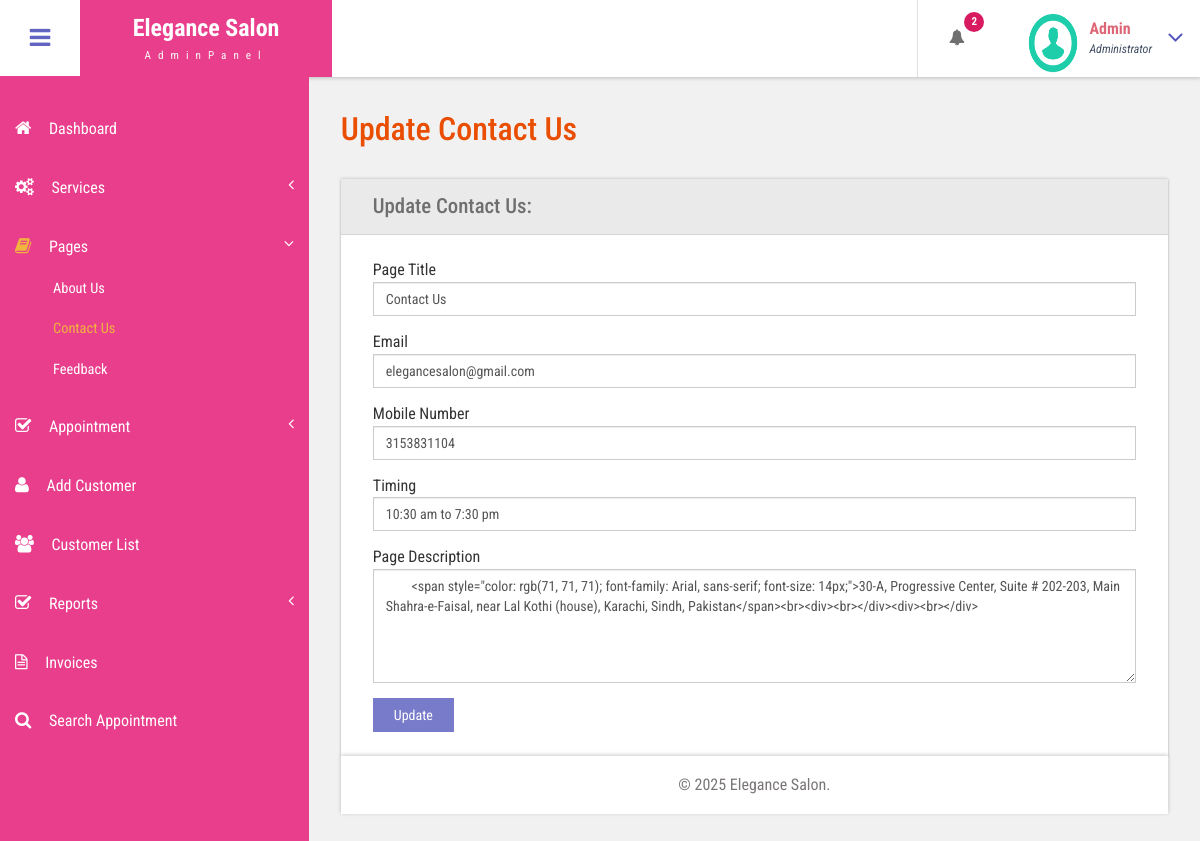
Screenshot of /admin/contact-us.php (signed in) with the database file from the repository.
### tables this page shows
CREATE TABLE `tblpage` (
  `ID` int(10) NOT NULL,
  `PageType` varchar(200) DEFAULT NULL,
  `PageTitle` mediumtext DEFAULT NULL,
  `PageDescription` mediumtext DEFAULT NULL,
  `Email` varchar(200) DEFAULT NULL,
  `MobileNumber` bigint(10) DEFAULT NULL,
  `UpdationDate` date DEFAULT NULL,
  `Timing` varchar(200) NOT NULL
);

### admin/contact-us.php (the view, shortened to what this page needs)
<?php
include('includes/dbconnection.php');
if (strlen($_SESSION['bpmsaid']==0)) {
  header('location:logout.php');
  } else{
  ?>
<!DOCTYPE HTML>
<html>
<head>
<link href="css/bootstrap.css" rel='stylesheet' type='text/css' />
<link href="css/style.css" rel='stylesheet' type='text/css' />
<link href="css/font-awesome.css" rel="stylesheet">
<link href="css/animate.css" rel="stylesheet" type="text/css" media="all">
<link href="css/custom.css" rel="stylesheet">
</head>
<body class="cbp-spmenu-push">
	<div class="main-content">
		 <?php include_once('includes/sidebar.php');?>
	 <?php include_once('includes/header.php');?>
		<div id="page-wrapper">
			<div class="main-page">
				<div class="forms">
					<h3 class="title1">Update Contact Us</h3>
					<div class="form-grids row widget-shadow" data-example-id="basic-forms">
						<div class="form-title">
							<h4>Update Contact Us:</h4>
						</div>
						<div class="form-body">
							<form method="post">
  <?php
$ret=mysqli_query($con,"select * from  tblpage where PageType='contactus'");
while ($row=mysqli_fetch_array($ret)) {
?>
							 <div class="form-group"> <label for="exampleInputEmail1">Page Title</label> <input type="text" class="form-control" name="pagetitle" id="pagetitle" value="<?php  echo $row['PageTitle'];?>" required="true"> </div><div class="form-group"> <label for="exampleInputEmail1">Email</label> <input type="text" class="form-control" name="email" id="email" value="<?php  echo $row['Email'];?>" required="true"> </div><div class="form-group"> <label for="exampleInputEmail1">Mobile Number</label> <input type="text" class="form-control" name="mobnumber" id="mobnumber" value="<?php  echo $row['MobileNumber'];?>" required="true"> </div><div class="form-group"> <label for="exampleInputEmail1">Timing</label> <input type="text" class="form-control" name="timing" id="timing" value="<?php  echo $row['Timing'];?>" required="true"> </div> <div class="form-group"> <label for="exampleInputPassword1">Page Description</label> <textarea name="pagedes" id="pagedes" rows="5" class="form-control">
        <?php  echo $row['PageDescription'];?></textarea> </div>
							 <?php } ?>
							  <button type="submit" name="submit" class="btn btn-default">Update</button> </form>
						</div>
					</div>
			</div>
		</div>
		 <?php include_once('includes/footer.php');?>
	</div>
</body>
</html>
<?php } ?>

### admin/includes/header.php (shortened to what this page needs)
<div class="sticky-header header-section ">
      <div class="header-left">
        <button id="showLeftPush"><i class="fa fa-bars"></i></button>
        <div class="logo">
          <a href="index.html">
            <h1>Elegance Salon</h1>
            <span>AdminPanel</span>
          </a>
        </div>
      </div>
      <div class="header-right">
        <div class="profile_details_left">
          <ul class="nofitications-dropdown">
            <?php
$ret1=mysqli_query($con,"select ID,Name from  tblappointment where Status=''");
$num=mysqli_num_rows($ret1);
?>
            <li class="dropdown head-dpdn">
              <a href="#" class="dropdown-toggle" data-toggle="dropdown" aria-expanded="false"><i class="fa fa-bell"></i><span class="badge blue"><?php echo $num;?></span></a>
            </li>
          </ul>
          <div class="clearfix"> </div>
        </div>
        <div class="profile_details">
        <?php
$adid=$_SESSION['bpmsaid'];
$ret=mysqli_query($con,"select AdminName from tbladmin where ID='$adid'");
$row=mysqli_fetch_array($ret);
$name=$row['AdminName'];
?>
          <ul>
            <li class="dropdown profile_details_drop">
              <a href="#" class="dropdown-toggle" data-toggle="dropdown" aria-expanded="false">
                <div class="profile_img">
                  <span class="prfil-img"><img src="images/download (1).png" alt="" width="50" height="60"> </span>
                  <div class="user-name">
                    <p><?php echo $name; ?></p>
                    <span>Administrator</span>
                  </div>
                  <i class="fa fa-angle-down lnr"></i>
                  <div class="clearfix"></div>
                </div>
              </a>
            </li>
          </ul>
        </div>
      </div>
      <div class="clearfix"> </div>
    </div>

### admin/css/style.css (style rules this page uses)
h4, h5, h6, h1, h2, h3 { margin: 0; }
ul, ol { margin: 0; }
p { margin: 0; }
html, body { font-family: 'Roboto Condensed', sans-serif; font-size: 100%; overflow-x: hidden; background: #fff; }
body a { transition: 0.5s all ease; -webkit-transition: 0.5s all ease; -moz-transition: 0.5s all ease; -o-transition: 0.5s all ease; -ms-transition: 0.5s all ease; text-decoration:none; }
h1,h2,h3,h4,h5,h6 { margin:0; }
p { margin:0; }
ul,label { margin:0; padding:0; }
.main-content { position: relative; }
.sticky-header { position: fixed; top: 0; left:0px; width: 100%; z-index: 100; }
.header-section { background:#FFF; box-shadow: 1px 1px 4px rgba(0, 0, 0, 0.21); -webkit-box-shadow: 1px 1px 4px rgba(0, 0, 0, 0.21); -moz-box-shadow: 1px 1px 4px rgba(0, 0, 0, 0.21); -o-box-shadow: 1px 1px 4px rgba(0, 0, 0, 0.21); }
.header-section::after { clear: both; display: block; content: ''; }
.header-left { float: left; width: 45%; }
.header-right { float: right; }
button#showLeftPush { font-size: 1.5em; width: 80px; padding: 0.87em 0; text-align: center; cursor: pointer; float: left; color: #6F6F6F; -moz-transition: all 0.2s ease-out 0s; -webkit-transition: all 0.2s ease-out 0s; transition: all 0.2s ease-out 0s; border: none; background-color: #fff; outline:none; }
.cbp-spmenu-push { overflow-x: hidden; position: relative; }
.cbp-spmenu, .cbp-spmenu-push { -webkit-transition: all 0.3s ease; -moz-transition: all 0.3s ease; transition: all 0.3s ease; }
.cbp-spmenu-push div#page-wrapper { margin: 0 0 0 19.3em; transition:.5s all; -webkit-transition:.5s all; -moz-transition:.5s all; }
.fa { display: inline-block; font-family: FontAwesome; font-style: normal; font-weight: normal; line-height: 1; -webkit-font-smoothing: antialiased; -moz-osx-font-smoothing: grayscale; }
.logo { background: #e83e8c; text-align: center; float: left; }
.logo a { padding: 0.9em 3.3em .7em; display: block; text-decoration: none; }
.logo a h1 { color: #fff; font-size: 1.5em; line-height: 1.2em; font-weight: 700; }
.logo a span { color: #F8F8F8; font-size: .7em; text-align: center; letter-spacing: 7px; }
.profile_details_left { float: left; }
li.dropdown.head-dpdn { display: inline-block; padding: 1.7em 0; border-left: 1px solid #E0E0E0; float: left; }
li.dropdown.head-dpdn a.dropdown-toggle { padding: 1.7em 2em; }
i.fa.fa-bell { color:#6F6F6F; }
.header-right span.badge { font-size: 11px; font-weight: bold; color: #FFF; background: #8BC34A; line-height: 15px; width: 20px; height: 20px; border-radius: 2em; -webkit-border-radius: 2em; -moz-border-radius: 2em; -o-border-radius: 2em; text-align: center; display: inline-block; position: absolute; top: 16%; padding: 2px 0 0; }
.header-right span.blue { background-color:#D81B60; }
.profile_details { float: right; }
.profile_details_drop a.dropdown-toggle { display:block; padding: 0.8em 3em 0 2em; }
.profile_img span.prfil-img { float:left; }
.user-name { float:left; margin-top:8px; margin-left:11px; height:35px; }
.profile_details ul li { list-style-type:none; position:relative; }
.profile_details li a i.fa.lnr { position: absolute; top: 34%; right: 8%; color: #4F52BA; font-size: 1.6em; }
.user-name p { font-size:1em; color:#DD6777; line-height:1em; font-weight:700; }
.user-name span { font-size: .75em; font-style: italic; color: #424f63; font-weight: normal; margin-top: .3em; }
.charts,.row { margin: 2em 0 0; }
.widget-shadow { background-color: #fff; box-shadow: 0 -1px 3px rgba(0,0,0,.12),0 1px 2px rgba(0,0,0,.24); -webkit-box-shadow: 0 -1px 3px rgba(0,0,0,.12),0 1px 2px rgba(0,0,0,.24); -moz-box-shadow: 0 -1px 3px rgba(0,0,0,.12),0 1px 2px rgba(0,0,0,.24); }
h3.title1 { font-size: 2em; color: #e94e02; margin-bottom: 0.8em; }
.forms h3.title1 { margin-bottom:0; }
.forms h4 { font-size: 1.3em; color: #6F6F6F; }
.form-title { padding: 1em 2em; background-color: #EAEAEA; border-bottom: 1px solid #D6D5D5; }
.form-body { padding: 1.5em 2em; }
.forms label { font-weight: 400; }
.form-control { border-radius: inherit; }
.forms button.btn.btn-default { background-color: rgba(97, 100, 193, 0.85); color: #fff; padding: .5em 1.5em; border: none; outline:none; border-radius: inherit; }

### admin/css/custom.css (style rules this page uses)
#page-wrapper { padding:7em 2em 2.5em; background-color: #F1F1F1; }

### rows the page displays
tblpage: pagetitle "Contact Us", email "elegancesalon@gmail.com", mobnumber "3153831104", timing "10:30 am to 7:30 pm", pagedes "<span style=\"color: rgb(71, 71, 71); font-family: Arial, sans-serif; font-size: 14px;\">30-A, Progressive Center, Suite # 202-203, Main Shahra-e-Faisal, near Lal Kothi (house), Karachi, Sindh, Pakistan</span><br><div><br></div><div><br></div>"

### other values shown
$num "2"
$name "Admin"
